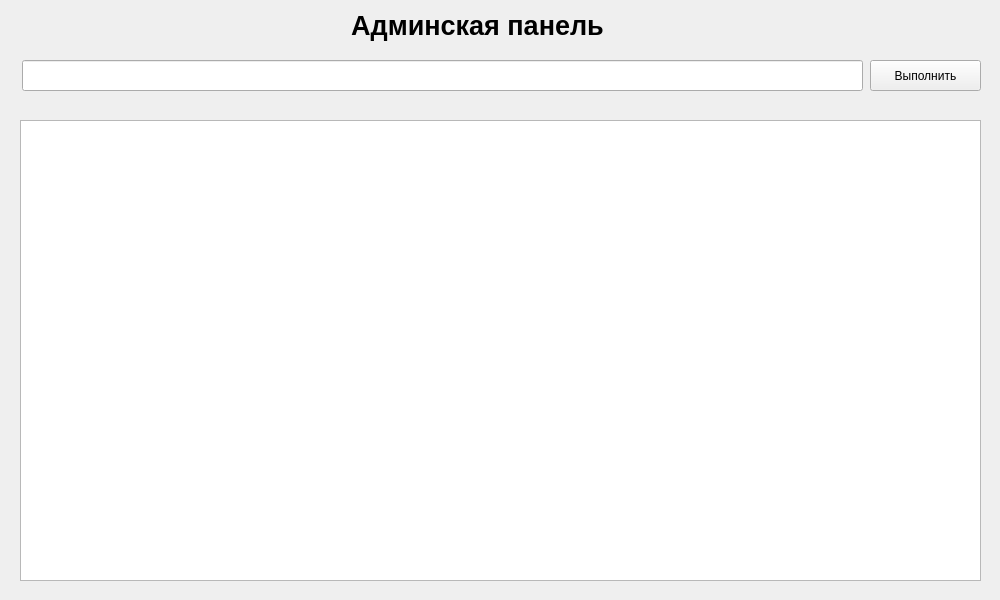
<?xml version="1.0" encoding="UTF-8"?>
<ui version="4.0">
 <class>adminWidget</class>
 <widget class="QWidget" name="adminWidget">
  <property name="geometry">
   <rect>
    <x>0</x>
    <y>0</y>
    <width>1000</width>
    <height>600</height>
   </rect>
  </property>
  <property name="windowTitle">
   <string>Form</string>
  </property>
  <widget class="QTableWidget" name="tableWidget">
   <property name="geometry">
    <rect>
     <x>20</x>
     <y>120</y>
     <width>961</width>
     <height>461</height>
    </rect>
   </property>
  </widget>
  <widget class="QLineEdit" name="lineEdit">
   <property name="geometry">
    <rect>
     <x>22</x>
     <y>60</y>
     <width>841</width>
     <height>31</height>
    </rect>
   </property>
  </widget>
  <widget class="QPushButton" name="pushButton">
   <property name="geometry">
    <rect>
     <x>870</x>
     <y>60</y>
     <width>111</width>
     <height>31</height>
    </rect>
   </property>
   <property name="text">
    <string>Выполнить</string>
   </property>
  </widget>
  <widget class="QLabel" name="label">
   <property name="geometry">
    <rect>
     <x>207</x>
     <y>10</y>
     <width>541</width>
     <height>31</height>
    </rect>
   </property>
   <property name="font">
    <font>
     <pointsize>20</pointsize>
     <weight>75</weight>
     <bold>true</bold>
    </font>
   </property>
   <property name="text">
    <string>Админская панель</string>
   </property>
   <property name="alignment">
    <set>Qt::AlignCenter</set>
   </property>
  </widget>
 </widget>
 <resources/>
 <connections>
  <connection>
   <sender>pushButton</sender>
   <signal>clicked()</signal>
   <receiver>adminWidget</receiver>
   <slot>executeQuery()</slot>
   <hints>
    <hint type="sourcelabel">
     <x>886</x>
     <y>81</y>
    </hint>
    <hint type="destinationlabel">
     <x>828</x>
     <y>22</y>
    </hint>
   </hints>
  </connection>
 </connections>
 <slots>
  <slot>executeQuery()</slot>
 </slots>
</ui>
